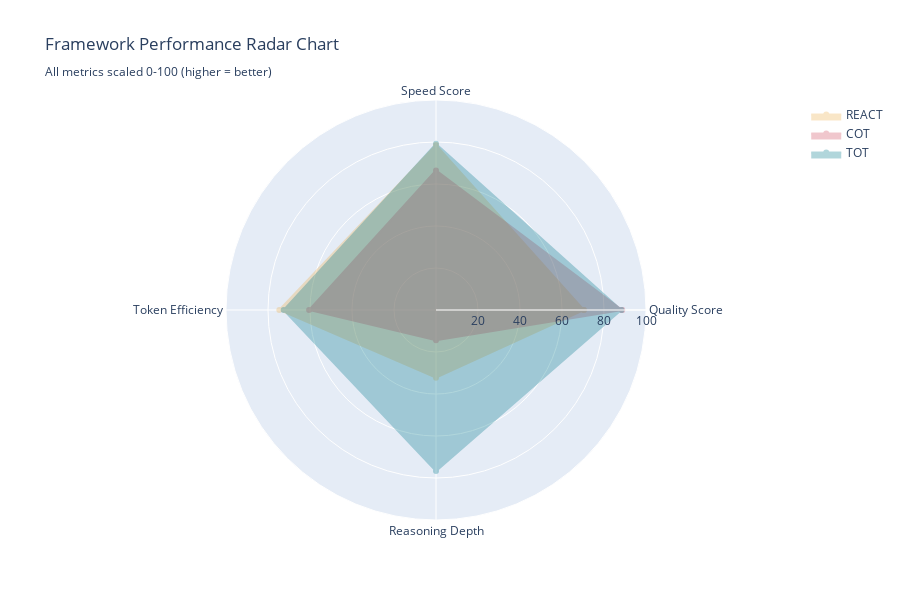

The notebook cell this image was saved under:
### Markdown cell above
## Experiment Execution

### 🚀 Performance Metrics Deep Dive

### Code cell
# Construct all_tasks from df
all_tasks = {}
for ttype in df['task_type'].unique():
    all_tasks[ttype] = [
        type('Task', (), {
            'id': row['task_id'],
            'title': f"{row['task_type']} ({row['task_id']})"
        })()
        for _, row in df[df['task_type'] == ttype].iterrows()
    ]

def run_experiment(demo_mode=True, runs_per_task=3):
    """Run the complete experiment."""
    results = []
    
    if demo_mode:
        print("🔸 DEMO MODE: Generating mock results (no API calls)")
        
        # Generate realistic mock data
        for task_type, tasks in all_tasks.items():
            task = tasks[0]
            for framework in frameworks:
                for run in range(runs_per_task):
                    # Realistic mock metrics
                    base_scores = {'react': 80, 'cot': 75, 'tot': 85}
                    base_times = {'react': 2.5, 'cot': 1.8, 'tot': 3.2}
                    base_tokens = {'react': 850, 'cot': 650, 'tot': 1200}
                    
                    score = base_scores[framework] + (run * 2) + (hash(task.id) % 10 - 5)
                    
                    result = ExperimentResult(
                        timestamp=datetime.now().isoformat(),
                        framework=framework,
                        task_id=task.id,
                        task_type=task_type,
                        run_number=run + 1,
                        success=True,
                        tokens_used=base_tokens[framework] + (run * 50),
                        execution_time=base_times[framework] + (run * 0.3),
                        memory_usage=8.5 + (run * 0.2),
                        reasoning_steps=5 + run,
                        final_answer=f"Mock {framework.upper()} solution for {task.title} (Run {run+1}): This is a comprehensive response demonstrating the framework's approach...",
                        intermediate_steps=[f"Step {i+1}: {framework} reasoning step" for i in range(3+run)],
                        validation_score=max(60, min(100, score)),
                        validation_passed=score >= 70,
                        validation_issues=[] if score >= 70 else ["Mock validation issue"],
                        error_message=None
                    )
                    results.append(result)
    else:
        print("🔴 LIVE MODE: Making real API calls")
        # Import and use the real experiment runner
        from run_experiment import ExperimentRunner
        runner = ExperimentRunner(model_name=MODEL, runs_per_task=runs_per_task)
        results = runner.run_framework_comparison()
    
    print(f"\n✅ Experiment completed: {len(results)} results")
    return results

# Run the experiment
experiment_results = run_experiment(demo_mode=DEMO_MODE)

# 2. IMPROVED Performance Metrics Analysis
if df is not None:
    print("\n📊 DETAILED FRAMEWORK METRICS ANALYSIS")
    print("=" * 50)
    
    # Calculate raw metrics per framework
    framework_metrics = df.groupby('framework').agg({
        'validation_score': 'mean',
        'execution_time': 'mean', 
        'tokens_used': 'mean',
        'reasoning_steps': 'mean'
    }).round(2)
    
    print("Raw metrics by framework:")
    print(framework_metrics)
    
    # Create IMPROVED radar chart with better scaling
    frameworks_list = df['framework'].unique()
    
    # Instead of problematic normalization, use percentile ranking or relative scaling
    fig = go.Figure()
    
    for framework in frameworks_list:
        subset = df[df['framework'] == framework]
        
        # Use more meaningful scaling:
        # Quality: use raw score (already 0-100)
        quality_score = subset['validation_score'].mean()
        
        # Speed: convert to "speed score" where higher = faster
        # Use inverse relationship with reasonable scaling
        avg_time = subset['execution_time'].mean()
        speed_score = max(0, 100 - (avg_time - df['execution_time'].min()) / 
                         (df['execution_time'].max() - df['execution_time'].min()) * 50)
        
        # Efficiency: token efficiency score
        avg_tokens = subset['tokens_used'].mean()
        efficiency_score = max(0, 100 - (avg_tokens - df['tokens_used'].min()) / 
                              (df['tokens_used'].max() - df['tokens_used'].min()) * 50)
        
        # Reasoning Depth: scale reasoning steps to 0-100
        avg_steps = subset['reasoning_steps'].mean()
        reasoning_score = (avg_steps / df['reasoning_steps'].max()) * 100
        
        values = [quality_score, speed_score, efficiency_score, reasoning_score]
        
        print(f"\n{framework.upper()} radar values:")
        print(f"  Quality: {quality_score:.1f}")
        print(f"  Speed: {speed_score:.1f}")
        print(f"  Efficiency: {efficiency_score:.1f}")
        print(f"  Reasoning Depth: {reasoning_score:.1f}")
        
        fig.add_trace(go.Scatterpolar(
            r=values + [values[0]],  # Close the polygon
            theta=['Quality Score', 'Speed Score', 'Token Efficiency', 'Reasoning Depth'] + ['Quality Score'],
            fill='toself',
            name=framework.upper(),
            line=dict(width=2, color=FRAMEWORK_COLORS.get(framework, '#888888')),
            fillcolor=FRAMEWORK_COLORS.get(framework, '#888888'),
            opacity=0.3
        ))
    
    fig.update_layout(
        polar=dict(
            radialaxis=dict(
                visible=True,
                range=[0, 100],
                tickvals=[20, 40, 60, 80, 100],
                ticktext=['20', '40', '60', '80', '100']
            )),
        showlegend=True,
        title="Framework Performance Radar Chart<br><sub>All metrics scaled 0-100 (higher = better)</sub>",
        height=600,
        font=dict(size=12)
    )
    
    fig.show()
    
    # Create comprehensive metrics comparison table
    print("\n📊 COMPREHENSIVE PERFORMANCE METRICS")
    print("=" * 50)
    
    # Enhanced metrics table
    metrics_summary = df.groupby('framework').agg({
        'validation_score': ['mean', 'std'],
        'execution_time': 'mean', 
        'tokens_used': 'mean',
        'reasoning_steps': 'mean',
        'validation_passed': 'mean'
    }).round(2)
    
    # Flatten column names
    metrics_summary.columns = ['Score_Mean', 'Score_Std', 'Time_Avg', 'Tokens_Avg', 'Steps_Avg', 'Success_Rate']
    
    # Add efficiency scores
    metrics_summary['Quality_per_Second'] = (metrics_summary['Score_Mean'] / metrics_summary['Time_Avg']).round(2)
    metrics_summary['Quality_per_1000_Tokens'] = (metrics_summary['Score_Mean'] / metrics_summary['Tokens_Avg'] * 1000).round(2)
    
    # Reorder and format for display
    display_metrics = metrics_summary[['Score_Mean', 'Score_Std', 'Success_Rate', 'Time_Avg', 'Tokens_Avg', 'Steps_Avg', 'Quality_per_Second', 'Quality_per_1000_Tokens']]
    
    print("Framework comparison:")
    display(display_metrics.style.highlight_max(axis=0, subset=['Score_Mean', 'Success_Rate', 'Quality_per_Second', 'Quality_per_1000_Tokens'])
                                .highlight_min(axis=0, subset=['Score_Std', 'Time_Avg', 'Tokens_Avg'])
                                .format({'Success_Rate': '{:.1%}'}))
    
else:
    print("❌ No data available for performance analysis")

### Figure 1 — Plotly figure (JSON) as saved in the notebook; plotly's stock layout.template omitted (floating-point values rounded to 4 significant figures)
{"data": [{"fill": "toself", "fillcolor": "#edae49", "line": {"color": "#edae49", "width": 2}, "name": "REACT", "opacity": 0.3, "r": [70.39, 78.53, 74.62, 32.22, 70.39], "theta": ["Quality Score", "Speed Score", "Token Efficiency", "Reasoning Depth", "Quality Score"], "type": "scatterpolar"}, {"fill": "toself", "fillcolor": "#d1495b", "line": {"color": "#d1495b", "width": 2}, "name": "COT", "opacity": 0.3, "r": [88.67, 66.45, 60.44, 14.44, 88.67], "theta": ["Quality Score", "Speed Score", "Token Efficiency", "Reasoning Depth", "Quality Score"], "type": "scatterpolar"}, {"fill": "toself", "fillcolor": "#00798c", "line": {"color": "#00798c", "width": 2}, "name": "TOT", "opacity": 0.3, "r": [88.22, 79.13, 72.53, 76.67, 88.22], "theta": ["Quality Score", "Speed Score", "Token Efficiency", "Reasoning Depth", "Quality Score"], "type": "scatterpolar"}], "layout": {"font": {"size": 12}, "height": 600, "polar": {"radialaxis": {"range": [0, 100], "ticktext": ["20", "40", "60", "80", "100"], "tickvals": [20, 40, 60, 80, 100], "visible": true}}, "showlegend": true, "title": {"text": "Framework Performance Radar Chart<br><sub>All metrics scaled 0-100 (higher = better)</sub>"}}}
